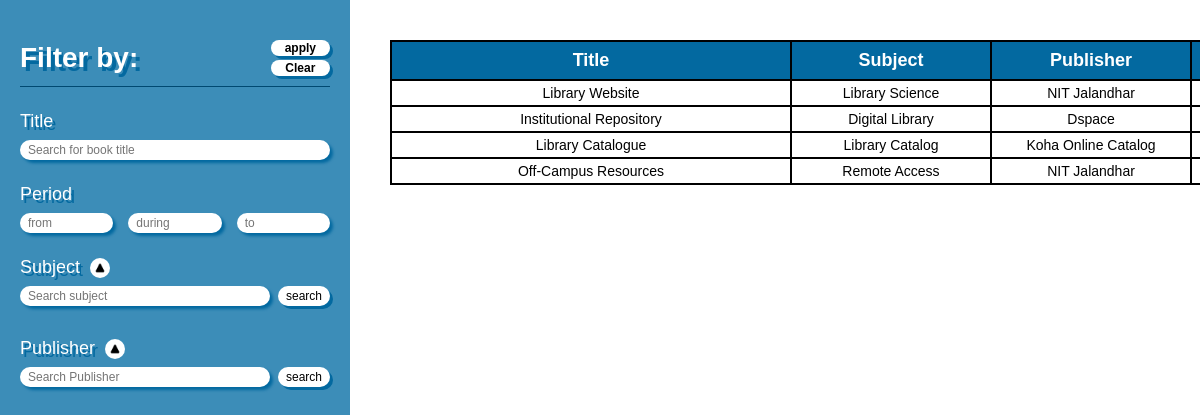
The page /books.php on the database its author committed.
### tables this page shows
CREATE TABLE `books` (
  `title` text NOT NULL,
  `periodFrom` year(4) NOT NULL,
  `periodTo` year(4) NOT NULL,
  `Subject` text NOT NULL,
  `Publisher` text NOT NULL,
  `link` longtext NOT NULL
);

### books.php (the view, shortened to what this page needs)
<!DOCTYPE html>
<html lang="en">
<head>
    <link rel="stylesheet" href="./style/books.css">
</head>
<?php include './partials/connection.php'; ?>
<?php
    if (isset($_POST['subjNameFind']) && $_POST['subjNameFind'] != "") {
        $subjQuery = "select distinct subject from books where subject LIKE '%" . $_POST['subjNameFind'] . "%' ORDER BY subject ASC";
        $subjNameCondition = "subject LIKE '%" . $_POST['subjNameFind'] . "%'";
    } else {
        $subjNameCondition = "1";
    }
    if ($_POST["yearFrom"] != "" && $_POST["yearTo"] != "") {
        $query = "Select * from books where periodFrom >= " . $_POST['yearFrom'] . " and periodTo <= " . $_POST['yearTo'];
    } else if ($_POST["yearBetween"] != "") {
        $query = 'Select * from books where periodTo >= ' . $_POST['yearBetween'] . " and periodFrom <= " . $_POST['yearBetween'];
    } else if ($_POST["yearFrom"] != "") {
        $query = "Select * from books where periodFrom >= " . $_POST['yearFrom'];
    } else if ($_POST["yearTo"] != "") {
        $query = "Select * from books where periodTo <= " . $_POST['yearTo'];
    } else {
        $query = "select * from books where 1";
    }
    if (isset($_POST['subjects'])) {
        $selectedSubjects = $_POST['subjects'];
        $condition = "Subject IN ('" . implode("', '", $selectedSubjects) . "')";
    } else {
        $condition = "1";
    }
    if (isset($_POST['publishers'])) {
        $selectedPublishers = $_POST['publishers'];
        $condition2 = "Publisher IN ('" . implode("', '", $selectedPublishers) . "')";
    } else {
        $condition2 = "1";
    }
    if (isset($_POST['searchName']) && $_POST['searchName'] != "") {
        $nameCondition = "title LIKE '%".$_POST['searchName']."%'";
    } else {
        $nameCondition = "1";
    }
    $queryFinal = $query . " and " . $condition . " and " . $condition2 . " and " . $nameCondition . " and " . $subjNameCondition;
    $result = $conn->query($queryFinal);
?>
<body>
    <div class="flex-container">
        <form class="sidebar" action="./books.php" method="POST">
            <div class="sidebar-title">Filter by:
                <div class="filter-btn-container">
                    <input type="submit" value="apply" name="filterSubmit" class="filter-submit">
                    <input type="submit" value="Clear" name="filterSubmit" class="filter-submit">
                </div>
            </div>
            <div class="sidebar-filter-item">
                <div class="filter-title">Title</div>
                <input type="text" class="searchbar-input" name="searchName" placeholder="Search for book title"/>
            </div>
            <div class="sidebar-filter-item">
                <div class="filter-title">Period</div>
                <div class="year-wrap">
                    <input type="text" pattern="\d{4}" class="filter-year" name='yearFrom' placeholder="from" />
                    <input type="text" pattern="\d{4}" class="filter-year" name='yearBetween' placeholder="during" />
                    <input type="text" pattern="\d{4}" class="filter-year" name="yearTo" placeholder="to" />
                </div>
            </div>
            <div class="sidebar-filter-item">
                <div class="filter-title">Subject <img src="./res/arrowIcon.png" onClick="showHide('subject')" class="subject-detailBtn"></div>
                <div class="subj-form">
                    <input type="text" name="subjNameFind" placeholder="Search subject" class="subject-filter-search">
                    <input type="submit" class="subj-filter-submit" value="search">
                </div>
            </div>
            <div class="sidebar-filter-item">
                <div class="filter-title">Publisher <img src="./res/arrowIcon.png" onClick="showHide('publisher')" class="publisher-detailBtn"></div>
                <div class="pub-form">
                    <input type="text" name="pubNameFind" placeholder="Search Publisher" class="publisher-filter-search">
                    <input type="submit" class="pub-filter-submit" value="search">
                </div>
            </div>
        </form>
        <div class="main-container">
            <div class="tableWrap">
                <div class="table">
                    <table id="clickableTable">
                        <thead>
                            <tr>
                                <th>Title</th> <th>Subject</th> <th>Publisher</th> <th>Period</th>
                            </tr>
                        </thead>
                        <tbody>
                        <?php while ($row = mysqli_fetch_assoc($result)) { ?>
                            <tr data-href="<?= $row['link']?>">
                                <td><?php echo $row['title'];?></td>
                                <td><?php echo $row['Subject'];?></td>
                                <td><?php echo $row['Publisher'];?></td>
                                <td><?php echo $row['periodFrom'];?>-<?php echo $row['periodTo'];?></td>
                            </tr>
                        <?php } ?>
                        </tbody>
                    </table>
                </div>
            </div>
        </div>
    </div>
</body>
</html>

### style/books.css (style rules this page uses)
* { padding: 0; margin: 0; box-sizing: border-box; font-family:'Lucida Sans', 'Lucida Sans Regular', 'Lucida Grande', 'Lucida Sans Unicode', Geneva, Verdana, sans-serif; }
:root { --primary-color : #0369a0; --secondary-color : white; --primary-d-color : #004971; --accent : #3c8db8; --accent-transparent : #3c8db893; }
body { height: 100vh; width: 100vw; background-color: var(--secondary-color); }
.flex-container { display: flex; height: 100%; width: 100%; }
.sidebar { display: flex; flex-direction: column; min-width: 350px; max-width: 350px; background-color: var(--accent); color: var(--secondary-color); height: 100%; overflow-y: scroll; padding: 40px 20px; gap: 24px; }
.main-container { display: flex; flex-direction: column; align-items: center; height: 100%; width: 100%; background-color: var(--secondary-color); }
.sidebar-title { font-size: 28px; font-weight: bold; text-shadow: 4px 4px 0px var(--primary-color); display: flex; align-items: center; justify-content: space-between; padding-bottom: 10px; border-bottom: 1px solid var(--primary-d-color); }
.filter-title { text-shadow: 3px 3px 0px var(--primary-color); font-size: 18px; margin-bottom: 8px; display: flex; gap: 10px; align-items: center; }
.filter-year { font-size: 12px; width: 100%; border-radius: 10px; border: none; padding: 3px 8px; caret-color: var(--accent); outline: none; box-shadow: 3px 3px 3px var(--primary-color); }
.filter-btn-container { display: flex; flex-direction: column; gap: 4px; align-self: center; }
.year-wrap { display: flex; align-items: center; justify-content: space-between; gap: 15px; }
.subj-form, .pub-form { display: flex; gap: 8px; flex-direction: row; align-items: center; justify-content: space-between; margin-bottom: 8px; }
.subject-filter-search, .publisher-filter-search { font-size: 12px; border-radius: 10px; border: none; width: 100%; padding: 3px 8px; caret-color: var(--accent); outline: none; box-shadow: 3px 3px 3px var(--primary-color); }
.subj-filter-submit, .pub-filter-submit { border: none; background-color: var(--secondary-color); font-size: 12px; padding: 3px 8px; border-radius: 100px; box-shadow: 3px 3px 0px var(--primary-color); cursor: pointer; }
.subject-detailBtn, .publisher-detailBtn { height: 20px; padding: 4px; border-radius: 100px; background-color: var(--secondary-color); }
.filter-submit { border: none; background-color: var(--secondary-color); font-size: 12px; font-weight: bold; padding: 1px 14px; border-radius: 100px; box-shadow: 3px 3px 0px var(--primary-color); cursor: pointer; }
.searchbar-input { font-size: 12px; width: 100%; border-radius: 10px; border: none; padding: 3px 8px; caret-color: var(--accent); outline: none; box-shadow: 3px 3px 3px var(--primary-color); }
.tableWrap { padding: 40px ; overflow: scroll; width: calc(100vw - 350px); height: 100%; display: flex; }
table { border-collapse: collapse; }
table td, table th { border: 2px solid black; padding: 4px 8px; text-align: center; }
table td { font-size: 14px; }
table th { padding: 8px 8px; font-size: 18px; background-color: var(--primary-color); color: var(--secondary-color); }
table th:nth-child(1) { width: 400px; max-width: 400px; min-width: 400px; }
table th:nth-child(2) { width: 200px; max-width: 200px; min-width: 200px; }
table th:nth-child(3) { width: 200px; max-width: 200px; min-width: 200px; }
table th:nth-child(4) { width: 150px; max-width: 150px; min-width: 150px; }

### rows shown on the page
books: title "Library Website", Subject "Library Science", Publisher "NIT Jalandhar"
books: title "Institutional Repository", Subject "Digital Library", Publisher "Dspace"
books: title "Library Catalogue", Subject "Library Catalog", Publisher "Koha Online Catalog"
books: title "Off-Campus Resources", Subject "Remote Access", Publisher "NIT Jalandhar"
